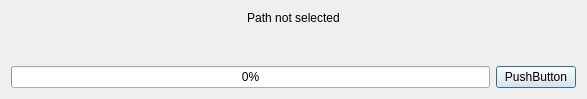
<?xml version="1.0" encoding="UTF-8"?>
<ui version="4.0">
 <class>FolderDecrypt</class>
 <widget class="QDialog" name="FolderDecrypt">
  <property name="geometry">
   <rect>
    <x>0</x>
    <y>0</y>
    <width>587</width>
    <height>99</height>
   </rect>
  </property>
  <property name="windowTitle">
   <string>Decrypt in progress...</string>
  </property>
  <layout class="QGridLayout" name="gridLayout">
   <item row="0" column="0">
    <layout class="QVBoxLayout" name="verticalLayout">
     <item>
      <widget class="QLabel" name="path">
       <property name="text">
        <string>Path not selected</string>
       </property>
       <property name="alignment">
        <set>Qt::AlignCenter</set>
       </property>
      </widget>
     </item>
    </layout>
   </item>
   <item row="3" column="0">
    <layout class="QHBoxLayout" name="horizontalLayout">
     <item>
      <widget class="QProgressBar" name="progressBar">
       <property name="enabled">
        <bool>true</bool>
       </property>
       <property name="value">
        <number>0</number>
       </property>
       <property name="textVisible">
        <bool>true</bool>
       </property>
      </widget>
     </item>
     <item>
      <widget class="QPushButton" name="pushButton_abort">
       <property name="text">
        <string>PushButton</string>
       </property>
      </widget>
     </item>
    </layout>
   </item>
   <item row="1" column="0">
    <spacer name="verticalSpacer">
     <property name="orientation">
      <enum>Qt::Vertical</enum>
     </property>
     <property name="sizeHint" stdset="0">
      <size>
       <width>20</width>
       <height>40</height>
      </size>
     </property>
    </spacer>
   </item>
  </layout>
 </widget>
 <resources/>
 <connections/>
</ui>
